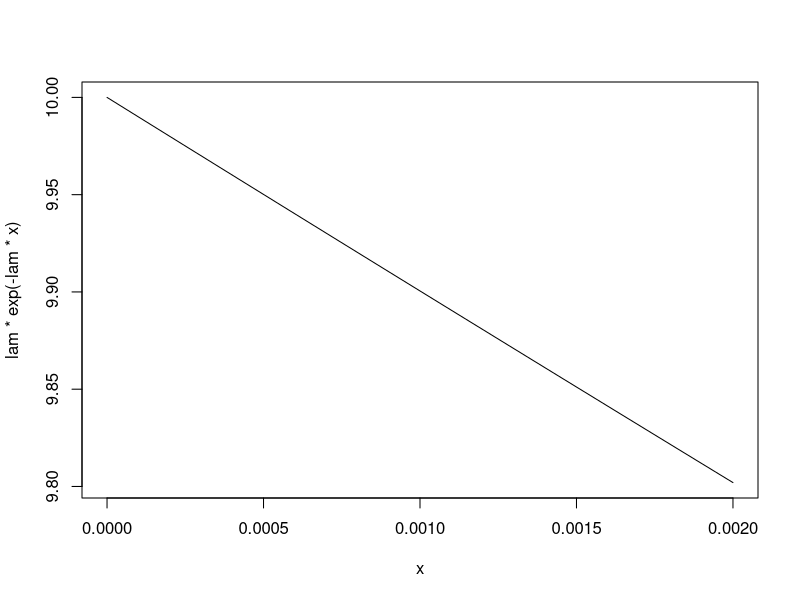
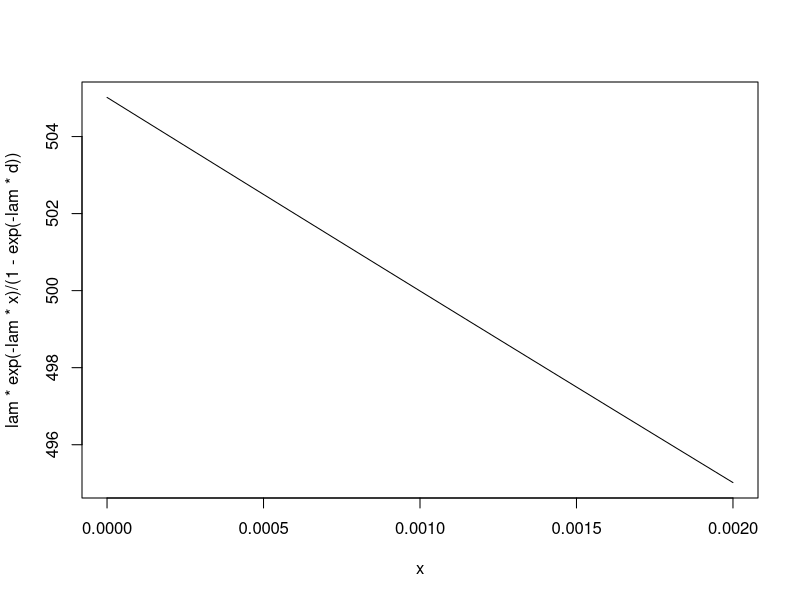
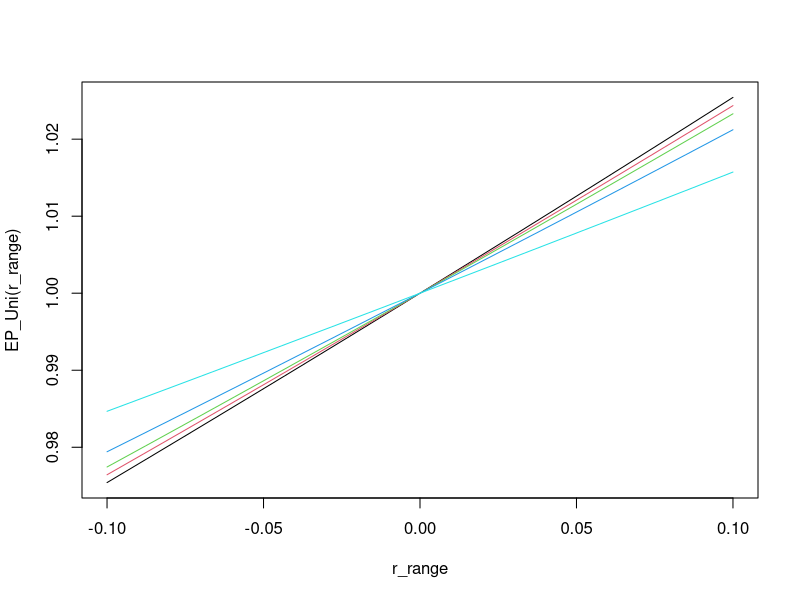
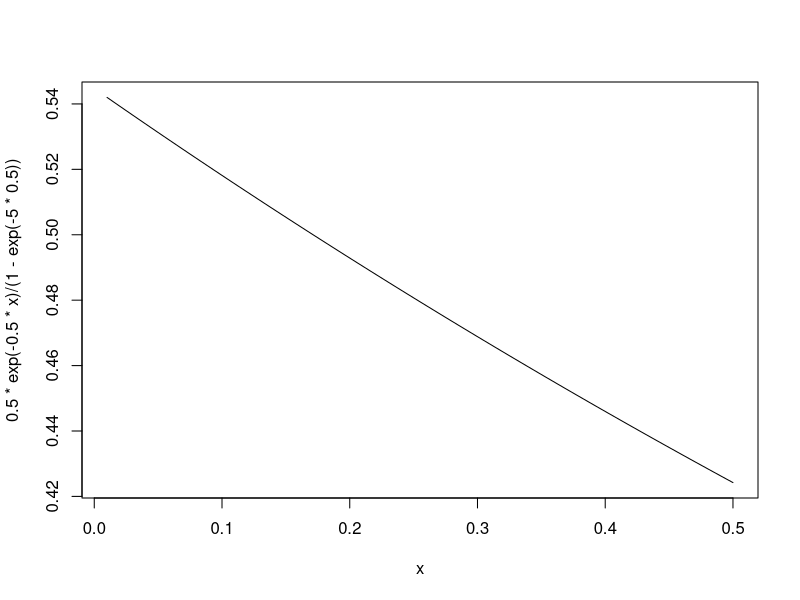

These figures' R source, in order:

### exponential ditr
d = 0.002
lam = 10
curve(lam*exp(-lam*x),0,d)
curve(lam*exp(-lam*x)/(1-exp(-lam*d)),0,d) #trunc

EP_Exp = function(r, lam, d=0.5, N_0=1) {N_0*lam*(exp(d*(r-lam))-1)/((1-exp(-lam*d))*(r-lam))}

EP_Uni = function(r, d=0.5, N_0=1) {N_0/(d*r)*(exp(r*d)-1)}

r_range = seq(-0.1,0.1,0.001)

plot(r_range, EP_Uni(r_range), col=1, t='l')
points(r_range, EP_Exp(r_range,0.5), type='l', col=2)
points(r_range, EP_Exp(r_range,1), type='l', col=3)
points(r_range, EP_Exp(r_range,2), type='l', col=4)
points(r_range, EP_Exp(r_range,5), type='l', col=5)





#exp
curve(0.5*exp(-0.5*x)/(1-exp(-5*0.5)),0.01,0.5)


d=0.5
r=0.01
N_0=10000
lam=0.5
N_0/(d*r)*(exp(r*d)-1)
N_0*lam*(exp(d*(r-lam))-1)/((1-exp(-lam*d))*(r-lam))
